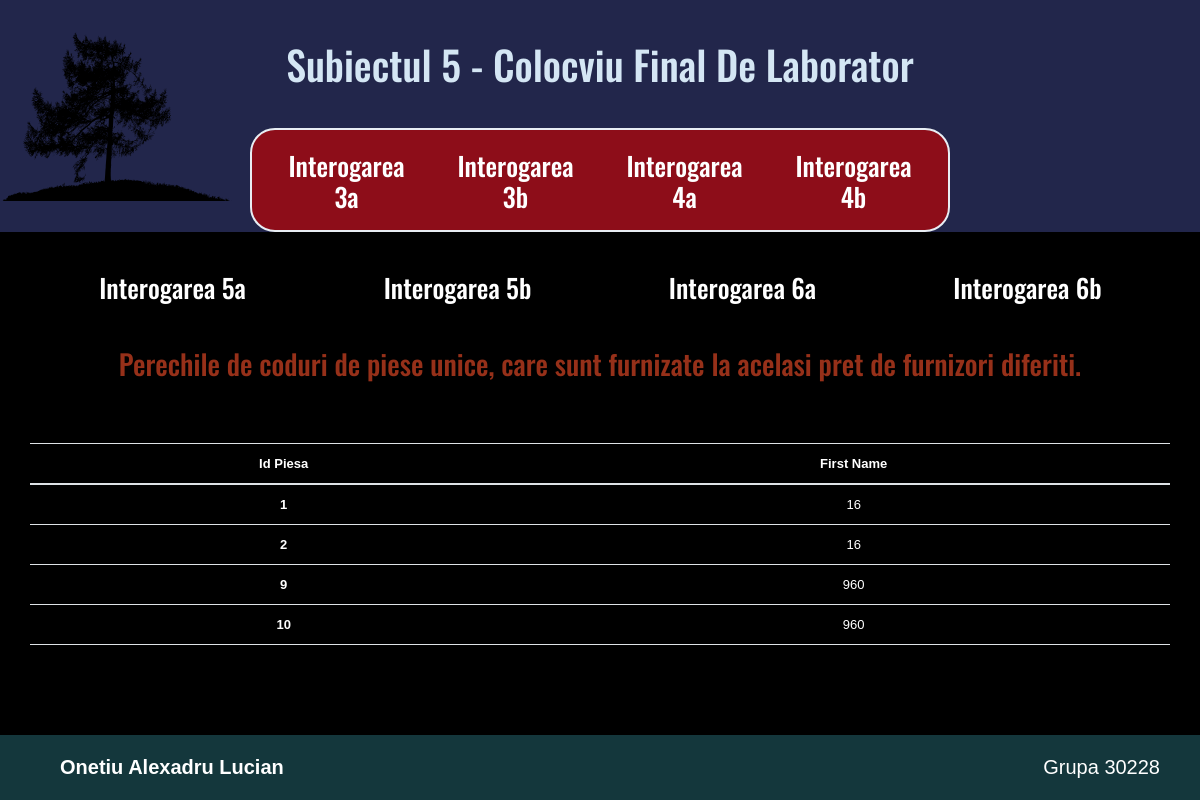
/interogarea4b.php, run on the app's committed database.
### tables this page shows
CREATE TABLE piese
(idp INT(30),
numep VARCHAR(40),
culoare VARCHAR(40),
CONSTRAINT piesa_idp_pk PRIMARY KEY(idp)
);

### interogarea4b.php (the view, shortened to what this page needs)
<?php include("header.php"); ?>
<?php
$query="SELECT DISTINCT p1.idp,c1.pret FROM cataloage c1 JOIN piese p1 ON (c1.idp=p1.idp) JOIN cataloage c2 ON (c1.pret=c2.pret) JOIN piese p2 ON (c2.idp=p2.idp) WHERE c1.pret=c2.pret AND c1.idf!=c2.idf ORDER BY p1.idp";
$result=mysqli_query($connection, $query);
 ?>
<div class="page-content">
    <div class="container">
    	<div class="row">
         <div class="query-content clearfix col-lg-12 col-md-12 col-sm-12 col-xs-12">
          <h3 class="other-text">Perechile de coduri de piese unice, care sunt furnizate la acelasi pret de furnizori diferiti.</h3>
        </div>
    		<table class="table table-striped table-inverse">
    			<thead>
				    <tr>
				      <th>Id Piesa</th>
				      <th>First Name</th>
				    </tr>
  				</thead>
  				<tbody>
			    <?php
			      while($row = mysqli_fetch_assoc($result)) { ?>
			      <tr>
			      <th scope="row"><?php echo $row["idp"]  ?></th>
			      <td> <?php echo $row["pret"]  ?></td>
			    </tr>
			      <?php
      	}
    ?>
     		</tbody>
    		</table>
    	</div>
    </div>
</div>
<?php include("footer.php"); ?>

### style/style.css (style rules this page uses)
html { height: 100%; width: 100%; }
body { width: 100%; height: 100%; margin: 0; padding: 0; border: 0; font-family: Verdana, Arial, Helvetica, sans-serif; font-size: 13px; line-height: 15px; background: #000000; }
h1, h2, h3, h4, h5 { font-family: 'Oswald', serif ; }
.page-content { margin-top:20px; margin-bottom: 50px; text-align: center; }
.table-inverse { margin: 40px 0; color:#FFF; }
.table td, .table th { border-bottom: 1px solid #dee2e6; }
.other-text { color:#963019; }
.query-content { margin: 15px 0; }

### data on the page
piese: idp "1", pret "16"
piese: idp "2", pret "16"
piese: idp "9", pret "960"
piese: idp "10", pret "960"
